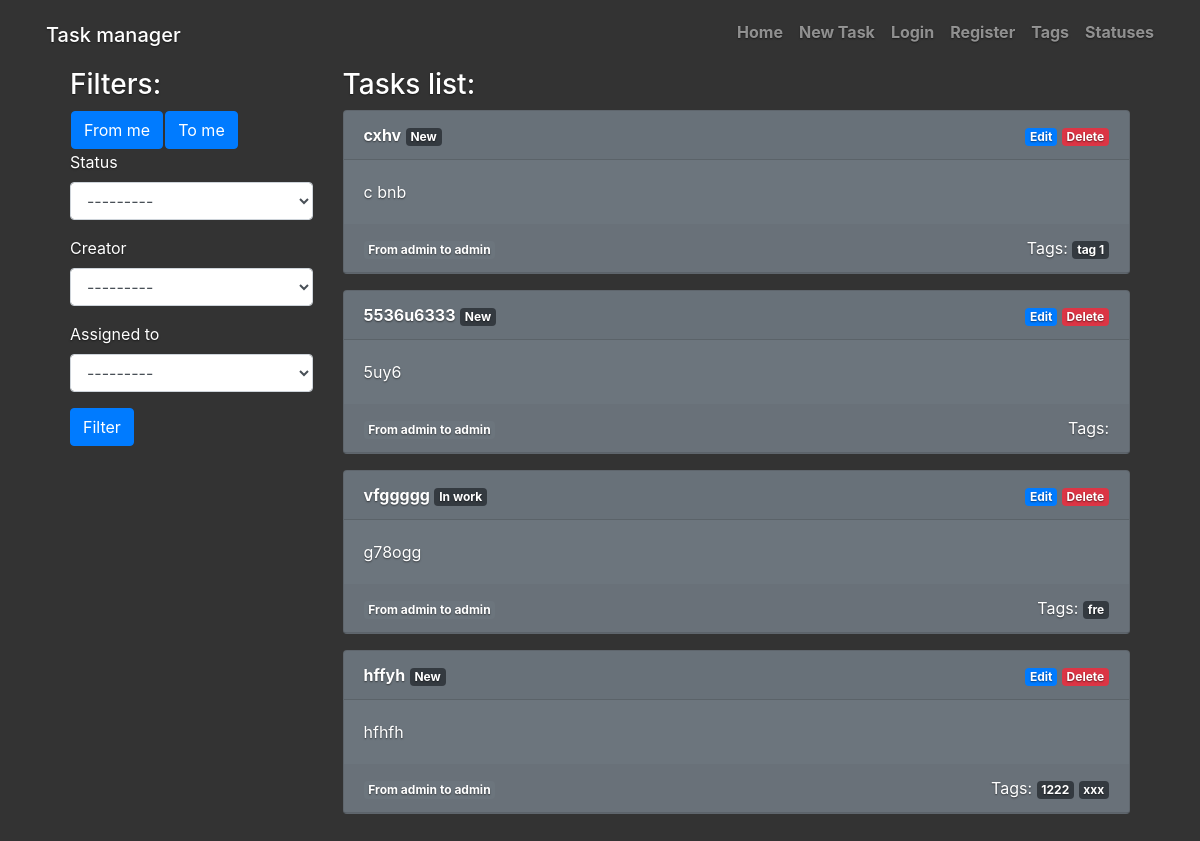
/tasks/, run on the app's committed database.
### tasks/models.py (models this page shows, shortened)
class Task(models.Model):
    name = models.CharField(max_length=255, help_text="Enter a task name.")
    created_at = models.DateTimeField(auto_now_add=True)
    content = models.TextField(
        max_length=500,
        help_text="Enter a text of the task")
    status = models.ForeignKey(
        TaskStatus,
        on_delete=models.CASCADE,
        null=False, blank=False)
    tags = models.ManyToManyField(
        Tag,
        blank=True,
        help_text="Select a tags for this task"
        )
    creator = models.ForeignKey(
        User,
        on_delete=models.SET_NULL,
        null=True, blank=True)
    assigned_to = models.ForeignKey(
        User,
        on_delete=models.SET_NULL,
        null=True,
        blank=True,
        related_name="assigned_to")

class TaskStatus(models.Model):
    name = models.CharField(
        max_length=200,
        unique=True,
        help_text="Enter a status name")
    def __str__(self):
        return self.name

class Tag(models.Model):
    name = models.CharField(
        max_length=200,
        unique=True,
        help_text="Enter a tag")
    def __str__(self):
        return self.name

### tasks/views.py (the view, shortened to what this page needs)
# urls.py: path('', views.IndexView.as_view(), name='index'),
class IndexView(generic.ListView):
    template_name = 'index.html'
    context_object_name = 'task_list'
    def get_context_data(self, **kwargs):
        context = super().get_context_data(**kwargs)
        context['filter'] = TaskFilter(
            self.request.GET,
            queryset=self.get_queryset(),
        )
        return context
    def get_queryset(self):
        return Task.objects.all()

### tasks/templates/index.html (shortened to what this page needs)
{% extends "base.html" %}
{% load bootstrap4 %}
{% block conteiner %}
    <div class="container d-flex w-100 h-100 p-3 mx-auto flex-column">
{% endblock %}
{% block content %}
<div class="row">
<div class="col-md-3">
    <h3>Filters:</h3>
        <table><tr>
          <td><form method="GET" action="">
          <button type="submit" class="btn btn-primary">From me</button>
        </form> </td>
          <td> <form method="GET" action="">
         <button type="submit" class="btn btn-primary">To me</button>
        </form>  </td>
        </tr></table>
        <form action="" method="get" class="form">
          {% bootstrap_form filter.form %}
          {% buttons %}
            <button type="submit" class="btn btn-primary">
              Filter
            </button>
          {% endbuttons %}
        </form>
</div>
  <div class="col-md-9">
    <h3 class="cover-heading">Tasks list:</h3>
    {% if task_list %}
    {% for task in task_list %}
    <div class="card text-white bg-secondary mb-3">
      <div class="card-header">
        <div class="row">
          <div class="col-md-6"><div class="text-left"><b><a href="{% url 'task' task.id %}">{{ task.name }}</a></b>
            <span class="badge badge-dark">{{ task.status }}</span></div></div>
          <div class="col-md-6"><div class="text-right"><a href="{% url 'task_update' task.id %}" class="badge badge-primary">Edit</a>
            <a href="{% url 'task_delete' task.id %}" class="badge badge-danger">Delete</a></div></div>
        </div>
      </div>
      <div class="card-body">
        <p class="card-text">{{task.content}}</p>
      </div>
      <div class="card-header">
        <div class="row">
          <div class="col-md-6"><div class="text-left"><span class="badge badge-secondary">
            From {{ task.creator }} to {{ task.assigned_to }}
          </span></div></div>
          <div class="col-md-6"><div class="text-right">Tags:
            {% for tag in task.tags.all %}
            <span class="badge badge-dark">{{tag}}</span>
            {% endfor %}
          </div></div>
        </div>
      </div>
    </div>
  {% endfor %}
  {% else %}
    <p>You don't have any task. </p>
  {% endif %}
  </div>
</div>
{% endblock %}

### tasks/static/css/cover.css (style rules this page uses)
a, a:focus, a:hover { color: #fff; }
html, body { height: 100%; background-color: #333; }
body { display: -ms-flexbox; display: flex; color: #fff; text-shadow: 0 .05rem .1rem rgba(0, 0, 0, .5); }

### data on the page
Task: name "cxhv", status "New", content "c bnb", creator "admin", assigned_to "admin"
Tag: name "tag 1"
Task: name "5536u6333", status "New", content "5uy6", creator "admin", assigned_to "admin"
Task: name "vfggggg", status "In work", content "g78ogg", creator "admin", assigned_to "admin"
Tag: name "fre"
Task: name "hffyh", status "New", content "hfhfh", creator "admin", assigned_to "admin"
Tag: name "1222"
Tag: name "xxx"
